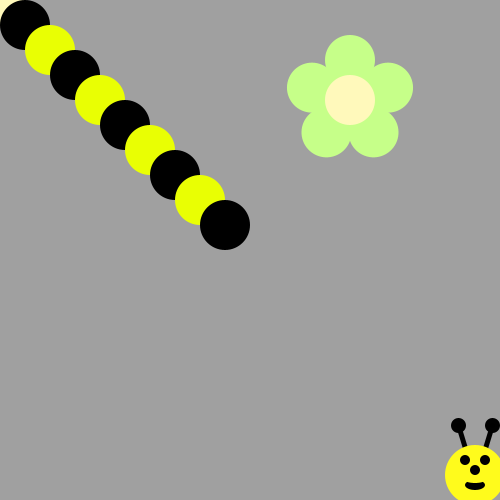
Frame 1 (no input)
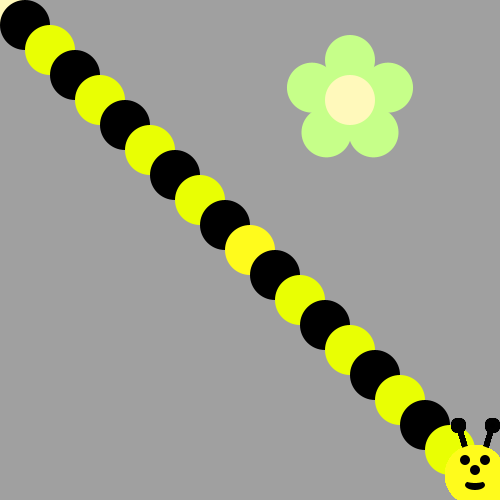
Frame 60 (the mouse pressed at the canvas centre just before this capture)
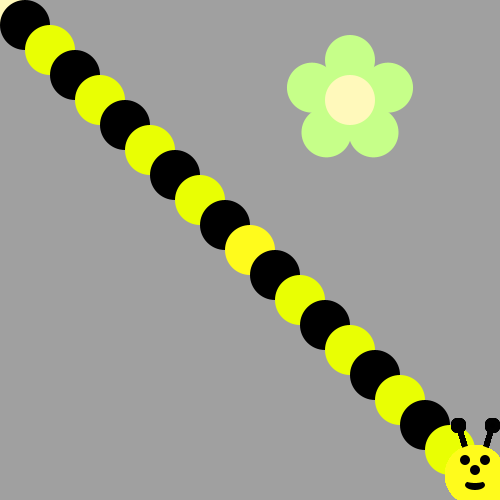
Frame 120 (the mouse held since frame 60 and released just before this capture)

The Processing sketch that drew these frames (run headless with seeded random() and noise(); from frame 60 on, the mouse is pressed at the canvas centre):

// Processing sketch: bumble_bee
// ── bumble_bee.pde
int x = 0;
int y = 0;
void setup() {
     ellipseMode(CENTER);
     size(500, 500);
     background(160, 160, 160);
     drawFlower(350, 100);
}

void draw() {
  
// First run the program and you should see a flower.  
  
  
/* Then, use a loop to make a body for the Bee! 
(see the image on the recipe, it's a diagonal line of circles)
Use modulo to make the colors alternate between yellow and black
*/
for(int i = 0; i < 10; i++){
  
  circle(x,y,50);
  x+=25;
  y+=25;
  if(x % 50 == 0){
    fill(#E9FF03);
  }
  else{
    fill(0,0,0);
  }
  
  
}
  drawBeeFace(475,475);

/*
Now put his head on using drawBeeFace(x,y)
*/

}

/**************   Use these methods but  DON'T CHANGE THE CODE BELOW  **************/

void drawFlower(int x, int y) {
     noStroke();
     translate(x, y);
     // draw 5 petals, rotating after each one
     fill(#c6ff89);      // green
      for (int i = 0; i < 5; i++) {
           ellipse(0, -40, 50, 50);
          rotate(radians(72));
     }
     fill(#fff9bb); // light yellow
     ellipse(0, 0, 50, 50);
} 
void drawBeeFace(int BeeFaceX, int BeeFaceY) {
     noStroke();
     fill(0, 0, 0);
     stroke(1);
     strokeWeight(5);
     line(BeeFaceX-10, BeeFaceY-27, BeeFaceX-17, BeeFaceY-50);
     line(BeeFaceX+10, BeeFaceY-27, BeeFaceX+17, BeeFaceY-50);
     ellipse(BeeFaceX-17, BeeFaceY-50, 10, 10);
     ellipse(BeeFaceX+17, BeeFaceY-50, 10, 10);
     noStroke();
     fill(255, 251, 28);
     ellipse(BeeFaceX, BeeFaceY, 60, 60); // face
     fill(255, 237, 209);
     fill(0,0,0);
      ellipse(BeeFaceX-10, BeeFaceY-15, 10, 10); // eyes
     ellipse(BeeFaceX+10, BeeFaceY-15, 10, 10);
      ellipse(BeeFaceX, BeeFaceY-5, 10, 10); // nose
      ellipse(BeeFaceX, BeeFaceY+10, 20, 10);// mouth
     fill(255, 251, 28);
     ellipse(BeeFaceX, BeeFaceY+5, 20, 6);
}
